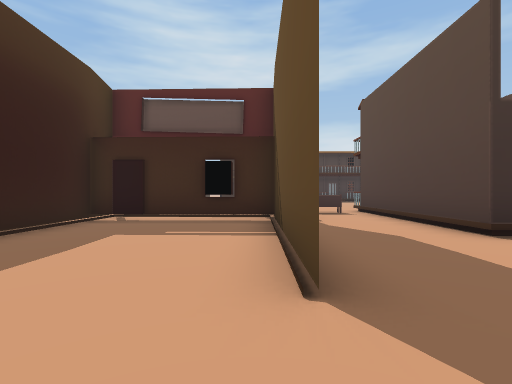
View 1 (above)

18 first-person views from a walk through a 3-D level made in the Unity game engine. The camera is 1.3 m above the floor, looks level and sees 85° across. The floor is counted in squares, 2 m on a side. Each view is taken from the middle of a square. On the plan, view 1 faces up. The plan holds only what a view shows up to about 9 squares ahead; the rest is blank. The place goes on beyond the plan.

View 2
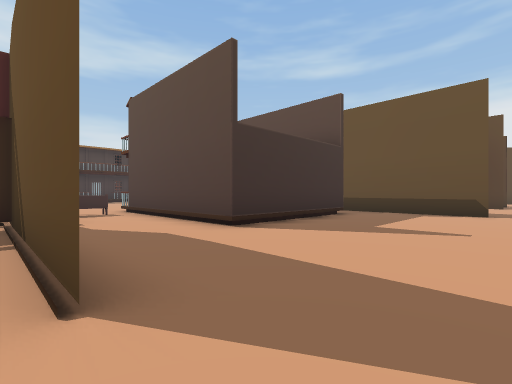

View 3
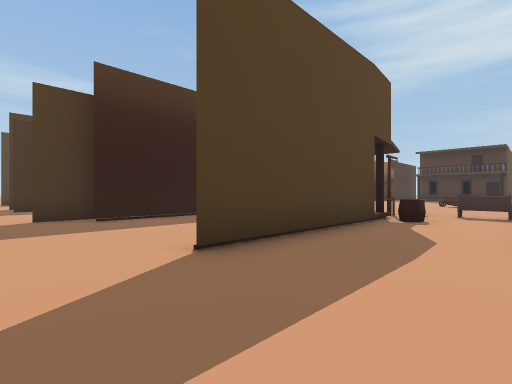

View 4
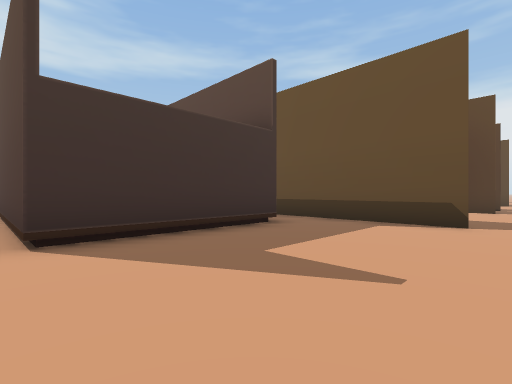

View 5
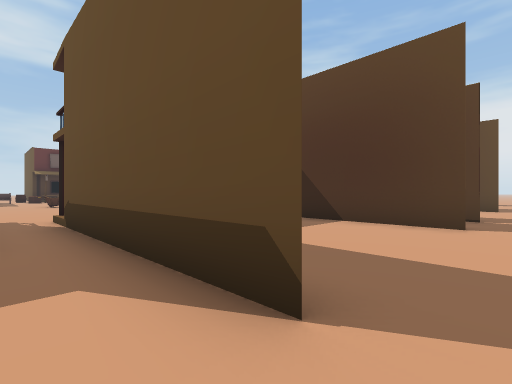

View 6
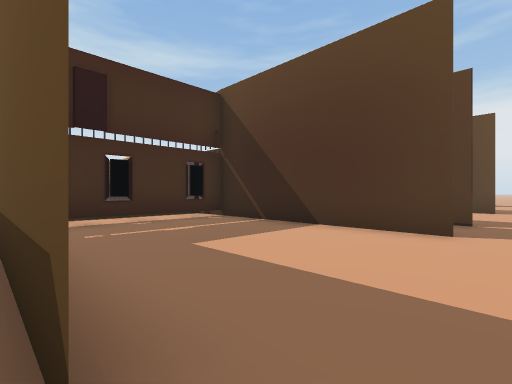

View 7
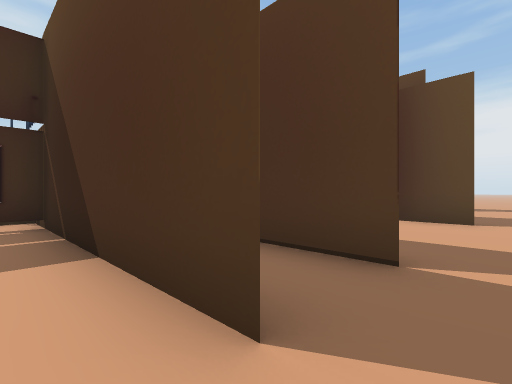

View 8
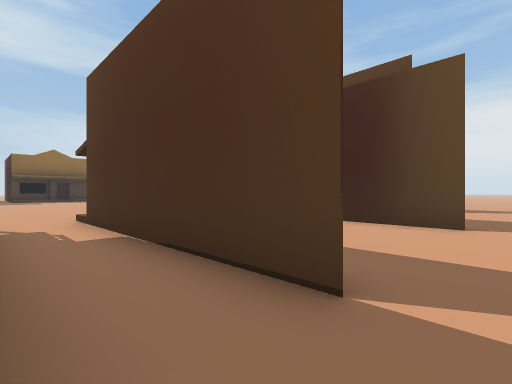

View 9
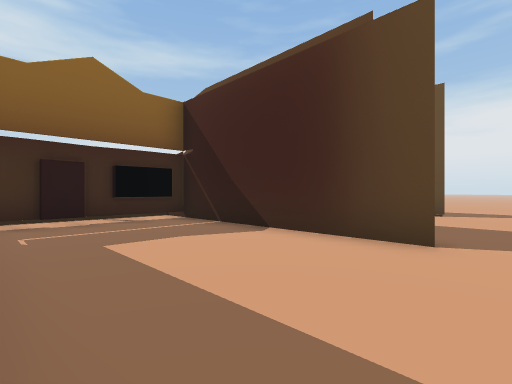

View 10
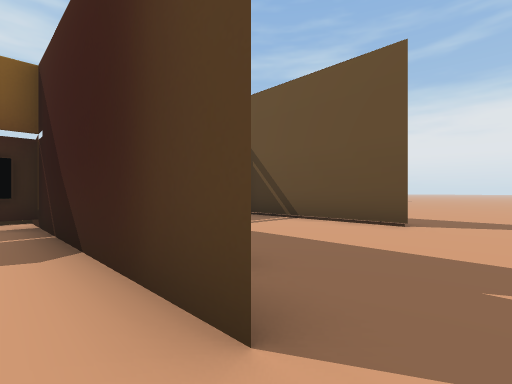

View 11
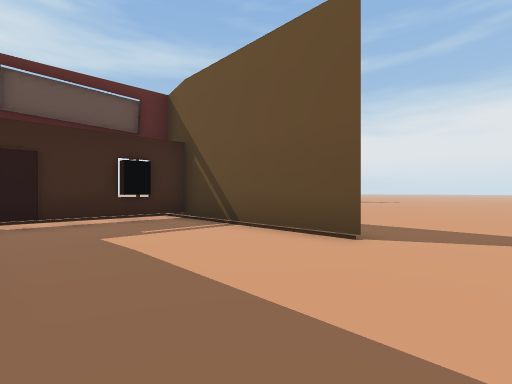

View 12
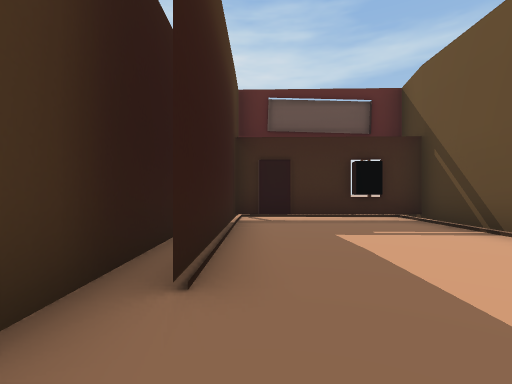

View 13
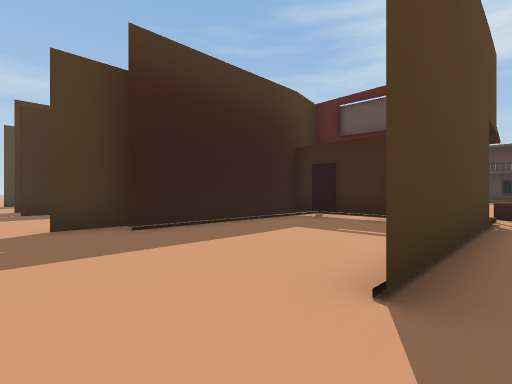

View 14
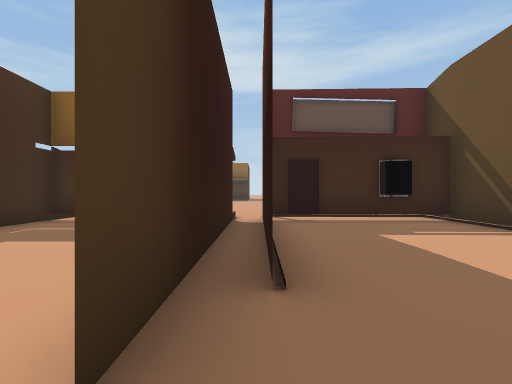

View 15
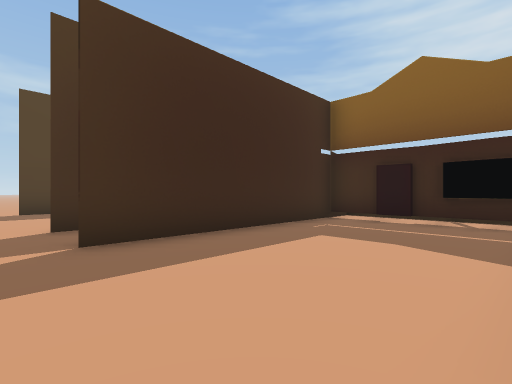

View 16
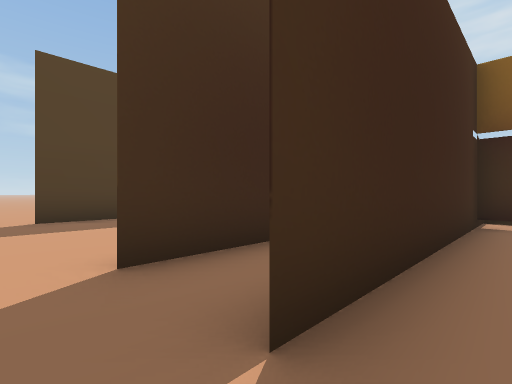

View 17
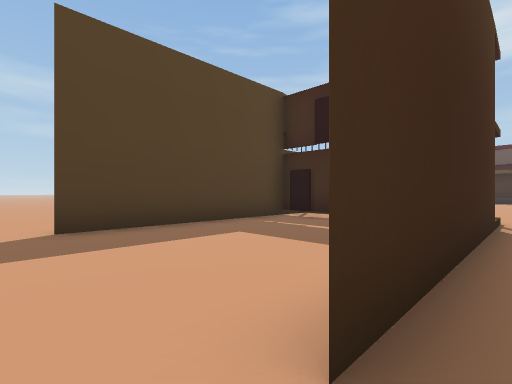

View 18
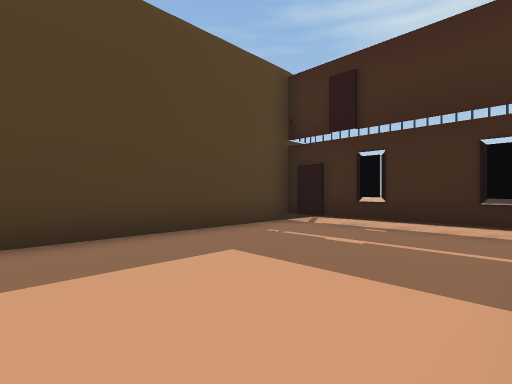

### Floor plan
Key: @ floor where view 1 was taken; # wall or solid block; . main floor; : floor 0.25 m higher than the main floor; / step, stairs or slope; = window, fence, low wall or low ledge; T thing the floor can be seen under or through.
Columns run from 19 left of view 1 to 26 right of it. Each row starts with its distance up from view 1.
 11                     ..      ..    ..
 10                     ...     ..    ..
  9         ..         .==#    ..    ...
  8          .         =..#    ..    ...    ..
  7     :::::..::::.:::#=.#    ..::::..:::://:::#
  6     TTTT#######TTTT#..#    .##TTTT.######TT##
  5     #....##....T...#..##   .#....T.#...#....#
  4     #....##....T...#...####.#....#.#...#....#
  3     #....##....#...#........#....#.#...#....#
  2     #....##...##...#........#....#.#...#....#.
  1 ....#....##...#.............#....#.#...#......
  0 ...................@..........................

Positions as (right, up) in squares from view 1, and headings:
1: (0, 0), facing up
2: (0, 0), facing up-right
3: (3, 0), facing up-left
4: (3, 0), facing up-right
5: (8, 0), facing up-right
6: (9, 0), facing up-right
7: (13, 0), facing up-right
8: (14, 0), facing up-right
9: (16, 0), facing up-right
10: (19, 0), facing up-right
11: (21, 0), facing up-right
12: (21, 0), facing up
13: (1, 0), facing up-left
14: (-4, 0), facing up
15: (-5, 0), facing up-left
16: (-8, 0), facing up-left
17: (-10, 0), facing up-left
18: (-11, 1), facing up-left
